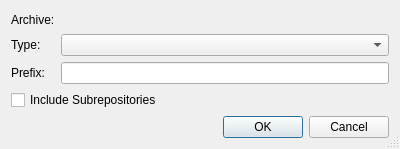
<?xml version="1.0" encoding="UTF-8"?>
<ui version="4.0">
 <class>HgArchiveDialog</class>
 <widget class="QDialog" name="HgArchiveDialog">
  <property name="geometry">
   <rect>
    <x>0</x>
    <y>0</y>
    <width>400</width>
    <height>149</height>
   </rect>
  </property>
  <property name="windowTitle">
   <string>Mercurial Archive</string>
  </property>
  <property name="sizeGripEnabled">
   <bool>true</bool>
  </property>
  <layout class="QGridLayout" name="gridLayout">
   <item row="0" column="0">
    <widget class="QLabel" name="label">
     <property name="text">
      <string>Archive:</string>
     </property>
    </widget>
   </item>
   <item row="0" column="1">
    <widget class="E5PathPicker" name="archivePicker" native="true">
     <property name="sizePolicy">
      <sizepolicy hsizetype="Expanding" vsizetype="Preferred">
       <horstretch>0</horstretch>
       <verstretch>0</verstretch>
      </sizepolicy>
     </property>
     <property name="focusPolicy">
      <enum>Qt::StrongFocus</enum>
     </property>
     <property name="toolTip">
      <string>Enter the file name of the archive</string>
     </property>
    </widget>
   </item>
   <item row="1" column="0">
    <widget class="QLabel" name="label_3">
     <property name="text">
      <string>Type:</string>
     </property>
    </widget>
   </item>
   <item row="1" column="1">
    <widget class="QComboBox" name="typeComboBox">
     <property name="toolTip">
      <string>Select the archive type</string>
     </property>
    </widget>
   </item>
   <item row="2" column="0">
    <widget class="QLabel" name="label_2">
     <property name="text">
      <string>Prefix:</string>
     </property>
    </widget>
   </item>
   <item row="2" column="1">
    <widget class="QLineEdit" name="prefixEdit">
     <property name="toolTip">
      <string>Enter the directory prefix for the files in the archive</string>
     </property>
    </widget>
   </item>
   <item row="3" column="0" colspan="2">
    <widget class="QCheckBox" name="subReposCheckBox">
     <property name="toolTip">
      <string>Select to recurse into subrepositories</string>
     </property>
     <property name="text">
      <string>Include Subrepositories</string>
     </property>
    </widget>
   </item>
   <item row="4" column="0" colspan="2">
    <widget class="QDialogButtonBox" name="buttonBox">
     <property name="orientation">
      <enum>Qt::Horizontal</enum>
     </property>
     <property name="standardButtons">
      <set>QDialogButtonBox::Cancel|QDialogButtonBox::Ok</set>
     </property>
    </widget>
   </item>
  </layout>
 </widget>
 <customwidgets>
  <customwidget>
   <class>E5PathPicker</class>
   <extends>QWidget</extends>
   <header>E5Gui/E5PathPicker.h</header>
   <container>1</container>
  </customwidget>
 </customwidgets>
 <tabstops>
  <tabstop>archivePicker</tabstop>
  <tabstop>typeComboBox</tabstop>
  <tabstop>prefixEdit</tabstop>
  <tabstop>subReposCheckBox</tabstop>
 </tabstops>
 <resources/>
 <connections>
  <connection>
   <sender>buttonBox</sender>
   <signal>accepted()</signal>
   <receiver>HgArchiveDialog</receiver>
   <slot>accept()</slot>
   <hints>
    <hint type="sourcelabel">
     <x>248</x>
     <y>254</y>
    </hint>
    <hint type="destinationlabel">
     <x>157</x>
     <y>274</y>
    </hint>
   </hints>
  </connection>
  <connection>
   <sender>buttonBox</sender>
   <signal>rejected()</signal>
   <receiver>HgArchiveDialog</receiver>
   <slot>reject()</slot>
   <hints>
    <hint type="sourcelabel">
     <x>316</x>
     <y>260</y>
    </hint>
    <hint type="destinationlabel">
     <x>286</x>
     <y>274</y>
    </hint>
   </hints>
  </connection>
 </connections>
</ui>
